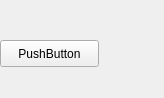
<?xml version="1.0" encoding="UTF-8"?>
<ui version="4.0">
 <class>Widget</class>
 <widget class="QWidget" name="Widget">
  <property name="geometry">
   <rect>
    <x>0</x>
    <y>0</y>
    <width>164</width>
    <height>98</height>
   </rect>
  </property>
  <property name="windowTitle">
   <string>Widget</string>
  </property>
  <widget class="QPushButton" name="pushButton">
   <property name="geometry">
    <rect>
     <x>0</x>
     <y>40</y>
     <width>99</width>
     <height>27</height>
    </rect>
   </property>
   <property name="text">
    <string>PushButton</string>
   </property>
  </widget>
 </widget>
 <layoutdefault spacing="6" margin="11"/>
 <resources/>
 <connections/>
</ui>
